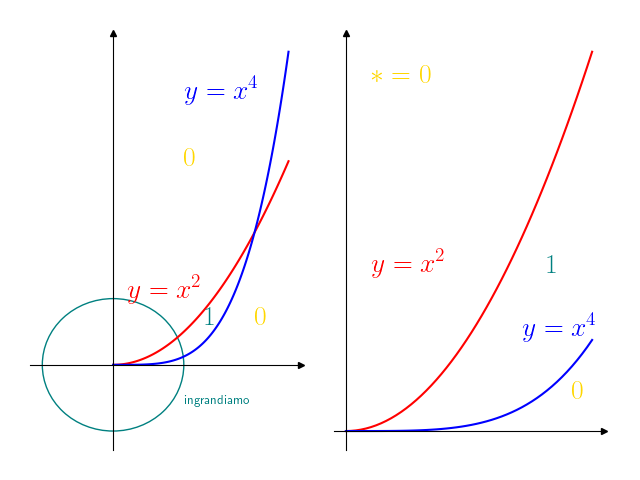

Write the Python code that produced this figure.
import matplotlib as mpl
import matplotlib.pyplot as plt
import numpy as np 
import time

def Dtime(start):
    print("--- %s seconds ---" % (time.time() - start))

def plt_parameters():
    plt.rcParams['text.usetex'] = True #using latex
    params = {'font.size': 20, 'text.latex.preamble' : r"""
    \usepackage{amsmath} 
    \usepackage{amssymb}
    \usepackage{mathtools}
              
    \everymath{\displaystyle}
    """}
    #font size
    plt.rcParams.update(params)

def axis_limits(ax1, xmin, xmax, ymin, ymax):
    # Set identical scales for both axes
    ax1.set(xlim=(xmin, xmax), ylim=(ymin, ymax), aspect=1)

def set_position(ax1):
    # Set bottom and left spines as x and y axes of coordinate system
    ax1.spines['bottom'].set_position('zero')
    ax1.spines['left'].set_position('zero')

def remove_axes(ax1, *args):
    # Remove top and right spines
    if "n" in args or "N" in args: 
        ax1.spines['top'].set_visible(False)
    if "e" in args or "E" in args: 
        ax1.spines['right'].set_visible(False)
    if "s" in args or "S" in args: 
        ax1.spines['bottom'].set_visible(False)
    if "w" in args or "W" in args: 
        ax1.spines['left'].set_visible(False)

def x_y_axis_labels(ax1, args):
    # Create 'x' and 'y' labels placed at the end of the axes
    if "n" in args or "N" in args: 
        ax1.set_ylabel('$y$', labelpad=-21, y=1.02, rotation=0)
    if "e" in args or "E" in args: 
        ax1.set_xlabel('$x$', labelpad=-24, x=1.03)
    if "s" in args or "S" in args: 
        pass
    if "w" in args or "W" in args: 
        pass
    
def axis_arrows(ax1, c, args):
    # Draw arrows
    arrow_fmt = dict(markersize=4, color=c, clip_on=False)
    if "n" in args or "N" in args: 
        ax1.plot((0), (1), marker='^', transform=ax1.get_xaxis_transform(), **arrow_fmt)
    if "e" in args or "E" in args: 
        ax1.plot((1), (0), marker='>', transform=ax1.get_yaxis_transform(), **arrow_fmt)
    if "s" in args or "S" in args: 
        pass
    if "w" in args or "W" in args: 
        pass

def axis_label(ax1, xtic, xlab, ytic, ylab):
    ax1.set_xticks(xtic)
    ax1.set_xticklabels(xlab)
    ax1.set_yticks(ytic)
    ax1.set_yticklabels(ylab)

def x_label_color(ax1, color):
    ax1.tick_params(axis='x', colors=color)

def y_label_color(ax1, color):
    ax1.tick_params(axis='y', colors=color)

def fun(x):
    return x**2

def fun2(x):
    return x**4

def plot_curves(ax1): 
    x = np.arange(0, 1.25, .01)
    ax1.plot(x, fun(x), color="r")
    ax1.plot(x, fun2(x), color="b")
    ax1.add_patch(mpl.patches.Circle((0,0), .5, edgecolor=(0, 128/255, 128/255, 1), facecolor=(0,0,0,0)))
    pass

def plot_curves2(ax1):
    x = np.arange(0, 1/2, .01)
    ax1.plot(x, fun(x), color="r")
    ax1.plot(x, fun2(x), color="b")
    pass

def plot_segments(ax1):
    ax1.plot([0, 1/4], [0, 4], color="r")
    ax1.plot([1/4, 1/2], [4, 0], color="r")
    ax1.plot([1/2, 1], [0, 0], color="r")
    ax1.plot([0, 1/4], [4, 4], color="r", linestyle="--")

def plot_points(ax1):
    pass


def text(ax1, coor, text, c):
    #Add text
    ax1.text(coor[0], coor[1], text, color=c)


def save_file():
    file_name = str(__file__)[0:-1] + "ng"
    plt.savefig(file_name)


if __name__ == "__main__":
    START = time.time()
    plt_parameters()
    FIG, [AX, AX2] = plt.subplots(ncols=2)
    #XMIN, XMAX, YMIN, YMAX = -0.5, 1.5, -.1, 1
    #axis_limits(AX, XMIN, XMAX, YMIN, YMAX)
    set_position(AX)
    set_position(AX2)
    remove_axes(AX, "n", "e")
    remove_axes(AX2, "n", "e")
    axis_arrows(AX, "k", ["n", "e"])
    axis_arrows(AX2, "k", ["n","e"])
    axis_label(AX, xtic=[], xlab=[], ytic=[], ylab=[])
    axis_label(AX2, xtic=[], xlab=[], ytic=[], ylab=[])
    plot_curves(AX)
    plot_curves2(AX2)
    text(AX, coor=[1/2, 3/2], text=r"$0$", c="gold")
    text(AX, coor=[1, .3], text=r"$0$", c="gold")
    text(AX, coor=[.65, .3], text=r"$1$", c="teal")
    text(AX, coor=[.1, .5], text=r"$y=x^2$", c="r")
    text(AX, coor=[1/2, 2], text=r"$y=x^4$", c="b")
    text(AX, coor=[.5, -.3], text=r"\small ingrandiamo", c="teal")

    text(AX2, coor=[.05, .22], text=r"$* = 0$", c="gold")
    text(AX2, coor=[.45, .02], text=r"$0$", c="gold")
    text(AX2, coor=[.4, .1], text=r"$1$", c="teal")
    text(AX2, coor=[.35, .06], text=r"$y=x^4$", c="b")
    text(AX2, coor=[.05, .1], text=r"$y=x^2$", c="r")

    plt.tight_layout()
    save_file()
    Dtime(START)
    plt.show()
